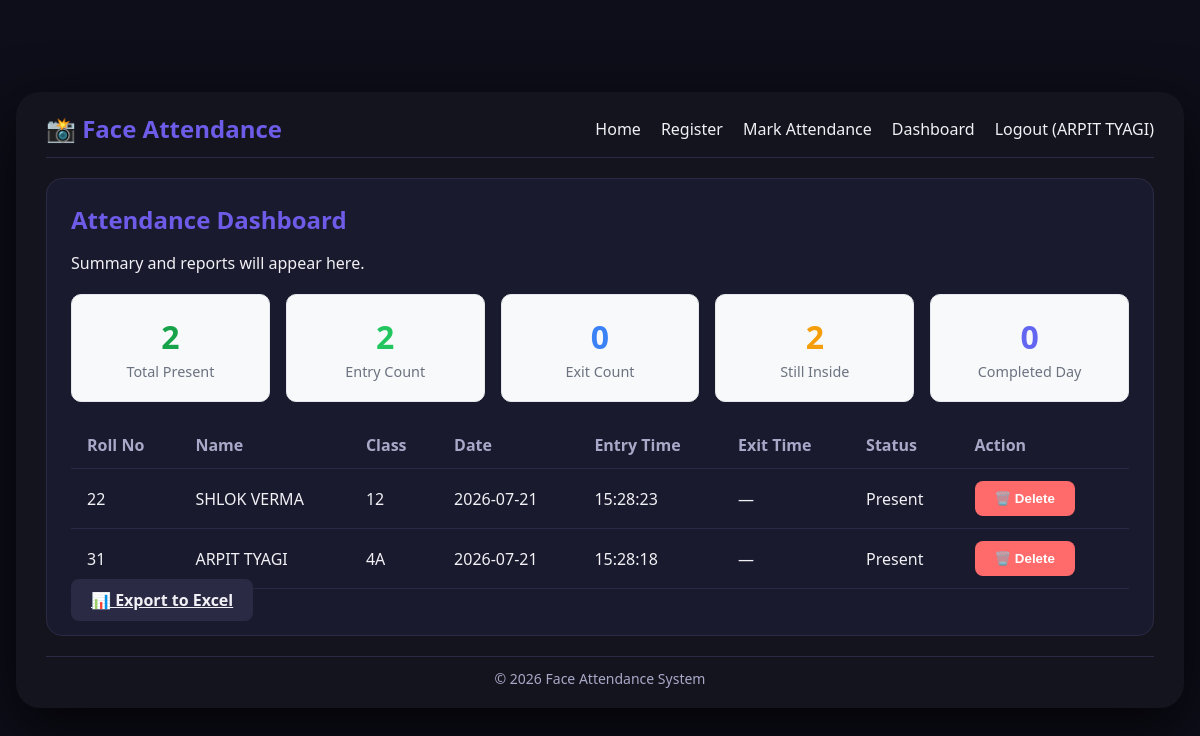
/dashboard (signed in), run on the app's committed database.
### tables this page shows
CREATE TABLE students (
        id INTEGER PRIMARY KEY AUTOINCREMENT,
        name TEXT NOT NULL,
        roll_no TEXT UNIQUE NOT NULL,
        class TEXT NOT NULL,
        face_encoding BLOB NOT NULL
    );

CREATE TABLE attendance (
        id INTEGER PRIMARY KEY AUTOINCREMENT,
        student_id INTEGER NOT NULL,
        date DATE NOT NULL,
        entry_time TIME,
        exit_time TIME,
        status TEXT DEFAULT 'Present'
    );

### app.py (the view)
@app.route('/dashboard')
@login_required
def dashboard():
    conn = sqlite3.connect('database.db', timeout=10)
    c = conn.cursor()
    query = """
        SELECT attendance.id, students.name, students.roll_no, students.class,
               attendance.date, attendance.entry_time, attendance.exit_time, attendance.status
        FROM attendance
        JOIN students ON attendance.student_id = students.id
        ORDER BY attendance.date DESC, attendance.entry_time DESC
    """
    c.execute(query)
    records = c.fetchall()
    today = datetime.now().strftime('%Y-%m-%d')
    c.execute(
        'SELECT COUNT(DISTINCT student_id) FROM attendance WHERE date = ? AND entry_time IS NOT NULL',
        (today,)
    )
    total_present = c.fetchone()[0]
    c.execute(
        'SELECT COUNT(*) FROM attendance WHERE date = ? AND entry_time IS NOT NULL',
        (today,)
    )
    entry_count = c.fetchone()[0]
    c.execute(
        'SELECT COUNT(*) FROM attendance WHERE date = ? AND exit_time IS NOT NULL',
        (today,)
    )
    exit_count = c.fetchone()[0]
    c.execute(
        'SELECT COUNT(*) FROM attendance WHERE date = ? AND entry_time IS NOT NULL AND exit_time IS NULL',
        (today,)
    )
    still_inside = c.fetchone()[0]
    c.execute(
        'SELECT COUNT(*) FROM attendance WHERE date = ? AND entry_time IS NOT NULL AND exit_time IS NOT NULL',
        (today,)
    )
    completed_day = c.fetchone()[0]
    conn.close()
    stats = {
        'total_present': total_present,
        'entry_count': entry_count,
        'exit_count': exit_count,
        'still_inside': still_inside,
        'completed_day': completed_day,
    }
    return render_template('dashboard.html', records=records, stats=stats)

### app.py (called while the page is built)
def login_required(f):
    @wraps(f)
    def decorated(*args, **kwargs):
        if not session.get('logged_in'):
            return redirect(url_for('login'))
        return f(*args, **kwargs)
    return decorated

### templates/dashboard.html (shortened to what this page needs)
{% extends "base.html" %}
{% block content %}
<div class="card">
    <h2>Attendance Dashboard</h2>
    <p>Summary and reports will appear here.</p>
    <div class="stats-grid">
        <div class="stat-card stat-present">
            <h3>{{ stats.total_present }}</h3>
            <p>Total Present</p>
        </div>
        <div class="stat-card stat-entry">
            <h3>{{ stats.entry_count }}</h3>
            <p>Entry Count</p>
        </div>
        <div class="stat-card stat-exit">
            <h3>{{ stats.exit_count }}</h3>
            <p>Exit Count</p>
        </div>
        <div class="stat-card stat-inside">
            <h3>{{ stats.still_inside }}</h3>
            <p>Still Inside</p>
        </div>
        <div class="stat-card stat-completed">
            <h3>{{ stats.completed_day }}</h3>
            <p>Completed Day</p>
        </div>
    </div>
    <table>
        <thead>
            <tr>
                <th>Roll No</th>
                <th>Name</th>
                <th>Class</th>
                <th>Date</th>
                <th>Entry Time</th>
                <th>Exit Time</th>
                <th>Status</th>
                <th>Action</th>
            </tr>
        </thead>
        <tbody id="attendanceTableBody">
            {% if records %}
                {% for record in records %}
                <tr id="row-{{ record[0] }}">
                    <td>{{ record[2] }}</td>
                    <td>{{ record[1] }}</td>
                    <td>{{ record[3] }}</td>
                    <td>{{ record[4] }}</td>
                    <td>{{ record[5] if record[5] else '—' }}</td>
                    <td>{{ record[6] if record[6] else '—' }}</td>
                    <td>{{ record[7] }}</td>
                    <td>
                        <button class="btn danger delete-btn" data-id="{{ record[0] }}">🗑️ Delete</button>
                    </td>
                </tr>
                {% endfor %}
            {% else %}
                <tr><td colspan="8">No data yet.</td></tr>
            {% endif %}
        </tbody>
    </table>
    <a href="{{ url_for('export_attendance') }}" class="btn secondary">📊 Export to Excel</a>
</div>
{% endblock %}

### templates/base.html (shortened to what this page needs)
<!DOCTYPE html>
<html lang="en">
<head>
    <link rel="stylesheet" href="{{ url_for('static', filename='style.css') }}" />
</head>
<body>
    <div id="main">
        <div id="header">
            <nav>
                <div class="logo">📸 Face Attendance</div>
                <ul>
                    <li><a href="{{ url_for('index') }}">Home</a></li>
                    <li><a href="{{ url_for('register') }}">Register</a></li>
                    <li><a href="{{ url_for('mark_attendance') }}">Mark Attendance</a></li>
                    <li><a href="{{ url_for('dashboard') }}">Dashboard</a></li>
                    {% if session.get('logged_in') %}
                    <li><a href="{{ url_for('logout') }}">Logout ({{ session.get('username') }})</a></li>
                    {% else %}
                    <li><a href="{{ url_for('login') }}">Login</a></li>
                    {% endif %}
                </ul>
            </nav>
        </div>
        <div id="content">
            {% block content %}{% endblock %}
        </div>
        <div id="footer">
            <p>&copy; 2026 Face Attendance System</p>
        </div>
    </div>
</body>
</html>

### static/style.css (style rules this page uses)
:root { --bg: #0e0e1a; --panel: #14141e; --card: #1a1a2e; --border: #2a2a44; --text: #f0f0f5; --muted: #a8a8c8; --accent: #6c5ce7; --green: #0d2a0; --red: #ff6b6b; }
* { box-sizing: border-box; margin: 0; padding: 0; }
body { font-family: 'Segoe UI', Roboto, sans-serif; background: var(--bg); color: var(--text); min-height: 100vh; display: flex; align-items: center; justify-content: center; padding: 16px; }
#main { width: 100%; max-width: 1200px; background: var(--panel); border-radius: 24px; padding: 20px 30px; box-shadow: 0 20px 60px rgba(0,0,0,0.8); }
#header nav { display: flex; justify-content: space-between; align-items: center; border-bottom: 1px solid var(--border); padding-bottom: 12px; margin-bottom: 20px; }
.logo { font-size: 24px; font-weight: 700; color: var(--accent); }
nav ul { list-style: none; display: flex; gap: 20px; }
nav ul li a { color: var(--text); text-decoration: none; font-weight: 500; transition: color 0.2s; }
#content { min-height: 400px; }
#footer { border-top: 1px solid var(--border); padding-top: 12px; margin-top: 20px; text-align: center; color: var(--muted); font-size: 14px; }
.card { background: var(--card); border: 1px solid var(--border); border-radius: 16px; padding: 24px; margin-bottom: 20px; }
.card h2 { margin-bottom: 16px; color: var(--accent); }
.btn { padding: 10px 20px; border: none; border-radius: 8px; font-weight: 600; cursor: pointer; transition: 0.2s; margin-right: 8px; }
.btn.secondary { background: var(--border); color: var(--text); }
.btn.danger { background: var(--red); color: #fff; }
table { width: 100%; border-collapse: collapse; margin-top: 16px; }
table th, table td { padding: 12px 16px; border-bottom: 1px solid var(--border); text-align: left; }
table th { color: var(--muted); font-weight: 600; }
.stats-grid { display: grid; grid-template-columns: repeat(auto-fit, minmax(140px, 1fr)); gap: 16px; margin: 20px 0; }
.stat-card { padding: 20px; border-radius: 10px; text-align: center; background: #f8f9fa; border: 1px solid #e5e7eb; }
.stat-card h3 { font-size: 2rem; margin: 0 0 4px 0; }
.stat-card p { margin: 0; color: #6b7280; font-size: 0.9rem; }
.stat-present h3 { color: #16a34a; }
.stat-entry h3 { color: #22c55e; }
.stat-exit h3 { color: #3b82f6; }
.stat-inside h3 { color: #f59e0b; }
.stat-completed h3 { color: #6366f1; }

### data on the page
students: get "ARPIT TYAGI"
attendance: roll_no "22", name "SHLOK VERMA", class "12", date "2026-07-21", entry_time "15:28:23", record "—", status "Present"
attendance: roll_no "31", name "ARPIT TYAGI", class "4A", date "2026-07-21", entry_time "15:28:18", record "—", status "Present"

### other printed values
{{ stats.total_present }} "2"
{{ stats.entry_count }} "2"
{{ stats.exit_count }} "0"
{{ stats.still_inside }} "2"
{{ stats.completed_day }} "0"
